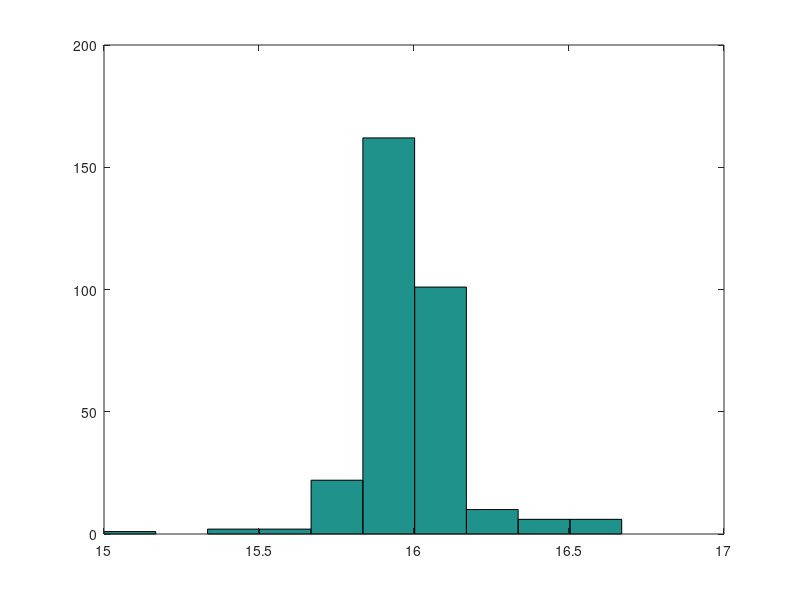

This figure's MATLAB source:
vals = [16.138,15.762,16.67,16.407,15,15.828,15.976,15.992,15.987,16.018,16.62,15.84,15.982,15.977,16.007,15.998,16.026,15.832,16.236,15.759,16.089,16.098,16.03,15.99,16.013,16.007,15.91,16.06,16,16.013,15.528,16.481,15.92,15.931,16.14,15.978,15.999,16.004,15.997,15.981,16.172,15.826,16.037,15.986,15.924,16.017,16.021,15.955,16.125,15.937,15.982,15.996,16.05,15.755,15.801,15.977,16.344,16.16,15.97,15.998,15.981,15.978,15.933,16.007,16.15,15.934,15.986,15.961,16.043,15.947,16.198,15.895,15.966,16.018,15.984,16.008,15.96,15.968,15.994,15.926,16.17,15.983,16.001,15.723,15.782,16.629,15.831,16.017,15.998,15.978,16.002,15.93,15.994,15.605,16.256,16.179,16.076,15.97,16.005,15.735,15.941,16.474,15.847,16.006,15.987,15.478,16.568,15.962,15.986,15.99,16.012,15.449,16.492,15.987,16.003,15.998,16.024,15.983,16.004,15.996,16.003,15.798,15.757,16.002,15.969,16.634,15.814,16.13,15.953,15.981,15.977,16.052,15.951,15.971,16.013,15.983,15.995,16.007,15.964,15.964,16.013,16.054,15.682,16.483,15.875,16.025,16.011,15.968,16.009,15.99,16.019,15.977,15.802,15.754,15.998,16.213,15.744,16.134,16.038,15.981,16.128,15.735,16,16.001,16.018,16.065,15.906,16.006,15.906,16.167,16.016,15.872,16.041,15.992,16.627,15.922,15.964,15.994,15.987,15.987,16.194,15.781,16.015,15.979,15.944,16.075,16.217,15.762,16.005,16.065,15.931,15.99,16.107,15.891,16.003,16.022,15.984,15.941,16.015,15.937,16.056,15.955,15.996,15.996,16.041,16.156,15.933,15.879,16.103,15.988,15.991,16.007,16.03,15.948,15.95,16.249,15.831,15.945,16.064,15.953,16.031,15.963,15.979,15.989,16.008,16.006,15.995,15.986,15.993,16.024,15.972,15.998,16.004,15.994,15.997,16.008,15.92,16.16,15.94,15.974,16.026,15.988,16.009,15.986,16.053,15.997,15.986,15.992,16.01,15.998,15.971,16.021,15.973,16.043,15.982,15.989,15.994,16.017,15.995,15.999,15.996,15.993,16.01,15.998,16.001,15.998,15.996,15.998,16.032,15.97,16.005,16.006,16.005,15.989,16.012,15.991,15.993,15.989,16.023,15.957,15.96,15.916,16.155,15.957,16.021,16.026,15.985,16.012,15.992,15.995,16.022,15.946,16.001,15.999,16.046,15.992,16.001,16.018,15.943,16.046,15.98,16.006,15.992,15.985,16.013,16.006,15.977,16.006,16.014,15.987,15.999,15.996];
hist(vals);
xlabel = ('Timesteps (ms)');
ylabel = ('Frequency');
title = ('Frequency of Time Steps Between Readings');
max = max(vals);
min = min(vals);
mean = mean(vals);
median = median(vals);